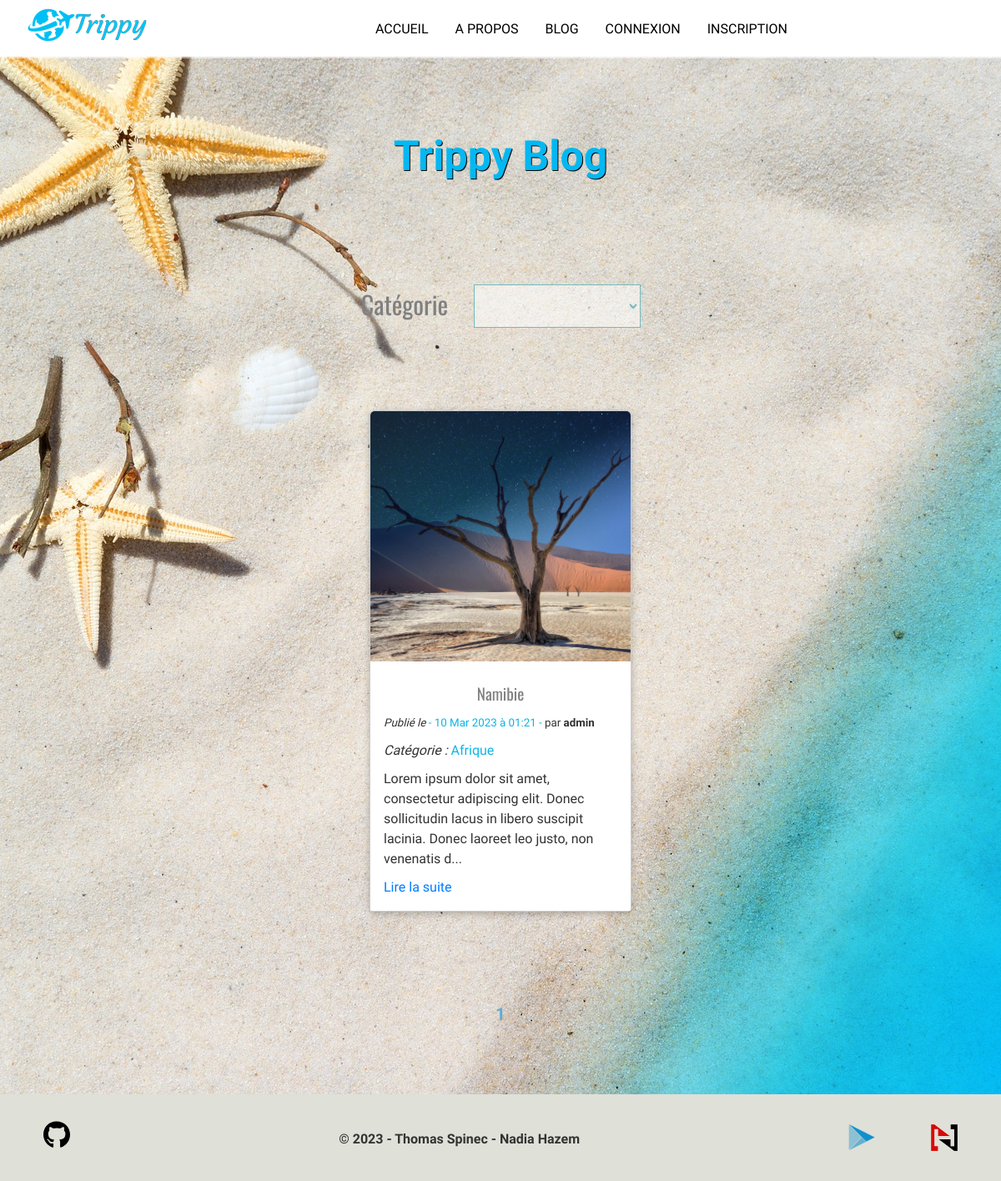
/blog.php?categInt=3, run on the app's committed database.
### tables this page shows
CREATE TABLE IF NOT EXISTS `articles` (
  `id` int(11) NOT NULL AUTO_INCREMENT,
  `titre` varchar(255) NOT NULL,
  `description` text NOT NULL,
  `categories` varchar(255) NOT NULL,
  `date` datetime NOT NULL,
  `id_utilisateur` int(11) NOT NULL,
  `image` text NOT NULL,
  `summary` text NOT NULL,
  `likes` int(11) NOT NULL DEFAULT '0',
  `dislikes` int(11) NOT NULL DEFAULT '0',
  PRIMARY KEY (`id`)
);

CREATE TABLE IF NOT EXISTS `utilisateurs` (
  `id` int(11) NOT NULL AUTO_INCREMENT,
  `login` varchar(255) NOT NULL,
  `password` varchar(255) NOT NULL,
  `droit` varchar(255) NOT NULL DEFAULT 'user',
  PRIMARY KEY (`id`)
);

CREATE TABLE IF NOT EXISTS `categories` (
  `id` int(11) NOT NULL AUTO_INCREMENT,
  `categorie` varchar(255) NOT NULL,
  PRIMARY KEY (`id`)
);

### assets/class/DbConnect.php (called while the page is built)
<?php
class DbConnect {
    private $bdd;
    public function __construct() {
        $host = 'localhost';
        $dbname = 'blog';
        $dbuser = 'root';
        $dbpass = '';
        try {
            $this->bdd = new PDO("mysql:host=$host;dbname=$dbname;charset=utf8", $dbuser, $dbpass);
            $this->bdd->setAttribute(PDO::ATTR_ERRMODE, PDO::ERRMODE_EXCEPTION);
            $this->bdd->exec("set names utf8");
        } catch (PDOException $e) {
            echo "Erreur : " . $e->getMessage();
            die();
        }
    }
    public function getBdd() {
        return $this->bdd;
    }
}
?>

### assets/class/Article.php (called while the page is built, shortened)
<?php
include_once 'DbConnect.php';
class Article
{
    private $bdd;
    public function __construct(DbConnect $db)
    {
        $this->bdd = $db->getbdd();
    }
    public function getAllArticles()
    {
        $request = "SELECT articles.*, DATE_FORMAT(articles.date, '- %d %b %Y à %H:%i -') as date, utilisateurs.login AS auteur, categories.categorie as categ, articles.summary
        FROM articles
        INNER JOIN utilisateurs ON articles.id_utilisateur = utilisateurs.id INNER JOIN categories ON articles.categories = categories.id ORDER BY date DESC";
        $select = $this->bdd->prepare($request);
        $select->execute();
        $articles = $select->fetchAll(PDO::FETCH_ASSOC);
        if (!$articles) {
            return null;
        } else {
            return $articles;
        }
    }
    public function countArticlesByCategory($category)
    {
        $category = htmlspecialchars($category);
        $request = "SELECT COUNT(*) as nb_articles FROM articles WHERE categories = :category";
        $select = $this->bdd->prepare($request);
        $select->execute([
            'category' => $category
        ]);
        $nb_articles = $select->fetch(PDO::FETCH_ASSOC);
        if (!$nb_articles) {
            return null;
        } else {
            return $nb_articles;
        }
    }
    public function getArticlesPerPage($start_index, $num_articles, $category)
    {
        $query =
            "SELECT articles.*, DATE_FORMAT(articles.date, '- %d %b %Y à %H:%i -') as date, utilisateurs.login AS auteur, categories.categorie as categ, articles.summary
            FROM articles
            INNER JOIN utilisateurs ON articles.id_utilisateur = utilisateurs.id INNER JOIN categories ON articles.categories = categories.id ORDER BY date DESC
            LIMIT $start_index, $num_articles
            ";
        if ($category == 0) {
            $result = $this->bdd->prepare($query);
            $result->execute();
        } else {
            $query =
                "SELECT articles.*, DATE_FORMAT(articles.date, '- %d %b %Y à %H:%i -') as date, utilisateurs.login AS auteur, categories.categorie as categ, articles.summary
                FROM articles
                INNER JOIN utilisateurs ON articles.id_utilisateur = utilisateurs.id INNER JOIN categories ON articles.categories = categories.id WHERE categories.id = :category ORDER BY date DESC
                LIMIT $start_index, $num_articles
                ";
            $result = $this->bdd->prepare($query);
            $result->execute([
                'category' => $category
            ]);
        }
        $articles = array();
        while ($row = $result->fetch(PDO::FETCH_ASSOC)) {
            $description = $row['description'];
            $row['summary'] = $this->createSummary($description);
            $articles[] = $row;
        }
        return $articles;
    }
    public function createSummary($description)
    {
        if (is_string($description)) {
            $summary = substr(strip_tags($description), 0, 150);
            $summary .= '...';
            return $summary;
        } else {
            return '';
        }
    }
    public function getCategories()
    {
        $request = "SELECT * FROM categories";
        $select = $this->bdd->prepare($request);
        $select->execute();
        $categories = $select->fetchAll(PDO::FETCH_ASSOC);
        if (!$categories) {
            return null;
        } else {
            return $categories;
        }
        $this->bdd = null;
    }
}

### blog.php (the view, shortened to what this page needs)
<?php
require_once 'assets/class/DbConnect.php';
require_once 'assets/class/Article.php';
$db = new DbConnect();
$article = new Article($db);
$articles = $article->getAllArticles();
if (isset($_SESSION['categInt'])) {
    $categInt = $_SESSION['categInt'];
} else {
    $categInt = 0;
}
if (isset($_GET['categInt'])) {
    $categInt = $_GET['categInt'];
}
?>
<!DOCTYPE html>
<html lang="fr">
<head>
    <link rel="stylesheet" href="assets/css/style.css">
    <link rel="stylesheet" href="https://unpkg.com/aos@next/dist/aos.css" />
</head>
<body id="blog">
    <?php include 'includes/header.php'; ?>
    <div class="wrapper">
        <main>
            <section class="blog">
                <h1 class="title" data-aos="fade-in">Trippy Blog</h1>
            </section>
            <div class="container mt-0">
                <div id="divCateg" class="text-center radius">
                    <label for="category" class="p-1">
                        <h2>Catégorie</h2>
                    </label>
                    <select name="categorie" id="selectCategory"></select>
                </div>
                <section class="articles my-3">
                    <?php
                    if ($categInt == 0) {
                        $total_articles = count($article->getAllArticles());
                    } else {
                        $total_articles = count($article->countArticlesByCategory($categInt));
                    }
                    $num_articles = 6;
                    $total_pages = ceil($total_articles / $num_articles);
                    $current_page = isset($_GET['page']) ? $_GET['page'] : 1;
                    $start_index = ($current_page - 1) * $num_articles;
                    $articles = $article->getArticlesPerPage($start_index, $num_articles, $categInt);
                    foreach ($articles as $article) :
                    ?>
                        <div class="card">
                            <img class="uploadedImg" src="assets/uploads/<?php echo $article['image']; ?>" alt="<?php echo $article['titre']; ?>">
                            <div class="card-content">
                                <h2><?php echo $article['titre']; ?></h2>
                                <p><small><i>Publié le </i><span class="text-turquoise"><?php echo $article['date']; ?></span> par <b><?php echo $article['auteur']; ?></b></small></p>
                                <p><i>Catégorie : </i><span class="text-turquoise"><?php echo $article['categ']; ?></span></i></p>
                                <p><?php echo $article['summary']; ?></p>
                                <a href="article.php?id=<?php echo $article['id']; ?>">Lire la suite</a>
                            </div>
                        </div>
                    <?php
                    endforeach;
                    ?>
                </section>
                <?php
                echo '<div id="pagination">';
                for ($i = 1; $i <= $total_pages; $i++) {
                    if ($i == $current_page) {
                        echo '<span class="current_page active">' . $i . '</span>';
                    } else {
                        echo '<a href="?page=' . $i . '">' . $i . '</a>';
                    }
                }
                echo '</div>';
                ?>
            </div>
        </main>
        <div class="push"></div>
    </div>
    <?php include 'includes/footer.php'; ?>
</body>
</html>

### assets/css/style.css (style rules this page uses)
body, html { margin: 0; padding: 0; width: 100%; font-family: "Bellota", cursive; font-size: 16px; line-height: 1.5; color: #333; background-color: #fff; }
body#blog { background: url(../img/bg-index.jpg) no-repeat center center fixed; }
.wrapper { min-height: 100%; background: transparent; margin-bottom: -50px; }
.footer, .push { height: 50px; }
p { font-family: "Bellota", cursive; font-size: 1.2rem; line-height: 1.5; margin-bottom: 1rem; }
.title { color: #04b8f2; font-family: "Bellota", cursive; }
.text-center { text-align: center; }
.text-turquoise { color: #0bb6e5; }
h2, h3, h4, h5, h6 { font-family: "Oswald", sans-serif; font-weight: 400; margin: 0; }
h1 { font-size: 50px; font-family: "Libre Franklin", sans-serif; line-height: 50px; text-align: center; margin-bottom: 3rem; text-shadow: 1px 1px #000; }
h2 { font-size: 30px; text-align: center; color: grey; line-height: 45px; }
a { text-decoration: none; color: #04b8f2; }
small { line-height: 0.5rem; }
.radius { border-radius: 5px; }
.p-1 { padding: 1rem !important; }
.mt-0 { margin-top: 0 !important; }
.my-3 { margin-top: 3rem !important; margin-bottom: 3rem !important; }
.container { display: flex; flex-direction: column; justify-content: center; margin: 5% auto; width: 90%; }
main { width: 100%; min-height: 100%; margin: 0; }
.card { display: flex; flex-direction: column; width: 30%; flex-basis: 30%; border: 1px solid #ccc; border-radius: 5px; margin-bottom: 20px; background: #fafafa; box-shadow: rgba(0, 0, 0, 0.24) 0px 3px 8px; }
.card img { width: 100%; height: 300px; object-fit: cover; border-radius: 5px 5px 0 0; }
.card-content { background: #fff; padding: 1rem; }
.card-content h2 { font-size: 1.2rem; margin: 0; }
.card-content p { font-size: 1rem; margin: 0; margin-bottom: 10px; }
.card-content a { font-size: 1rem; color: #007bff; text-decoration: none; }
#divCateg { display: flex; justify-content: center; padding: 1rem; }
#divCateg > label { display: block; margin-bottom: 5px; font-weight: bold; }
#divCateg > select { display: block; margin: 15px; font-size: 1.2rem; font-weight: bold; border: 1px solid #72bbbe; padding: 10px; width: 200px; color: #72bbbe; background: rgba(255, 255, 255, 0.5); }
.blog { width: 100%; height: 30vh; display: flex; justify-content: center; align-items: center; text-align: center; text-shadow: 1px 1px #000; }
.articles { display: flex; flex-wrap: wrap; justify-content: center; gap: 2rem; margin: 0 auto; padding: 20px; }
#pagination { display: flex; justify-content: center; align-items: center; margin: 0 auto; padding: 20px; font-weight: 800; font-size: 1.3rem; }
.current_page.active { color: #65a9d7; font-weight: bold; }

### data on the page
articles: image (picture), titre "Namibie", date "- 10 Mar 2023 à 01:21 -", id_utilisateur.login "admin", categories.categorie "Afrique", summary "Lorem ipsum dolor sit amet, consectetur adipiscing elit. Donec sollicitudin lacus in libero suscipit lacinia. Donec laoreet leo justo, non venenatis d..."
